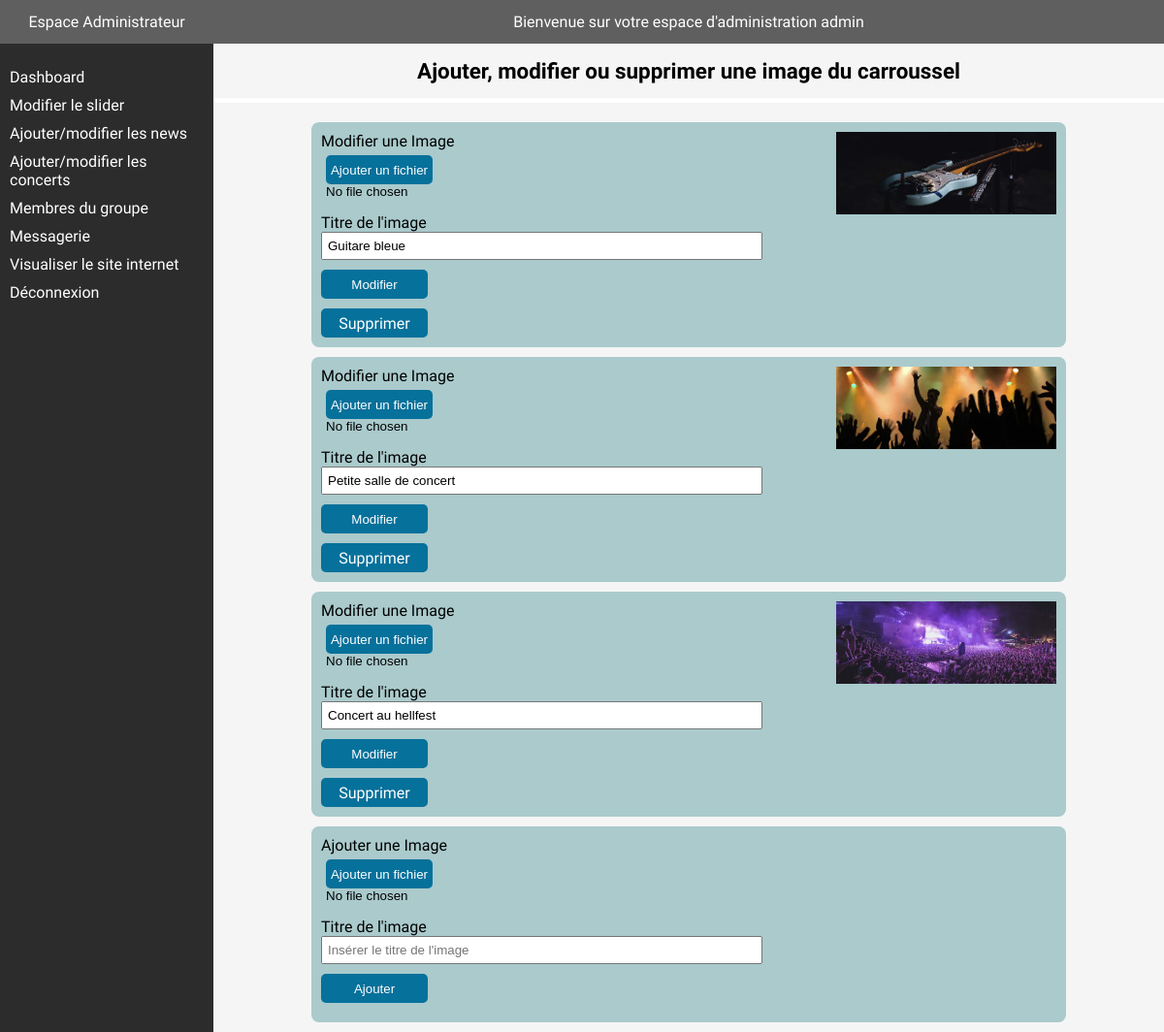
The app's page /indexAdmin.php?action=sliderPage (signed in) with its own data.
### tables this page shows
CREATE TABLE IF NOT EXISTS `slider` (
  `id` int(10) unsigned NOT NULL AUTO_INCREMENT,
  `slide` varchar(255) DEFAULT NULL,
  `title` varchar(100) DEFAULT NULL,
  PRIMARY KEY (`id`)
);

### app/Controllers/Controller.php (called while the page is built, shortened)
<?php
class Controller
{
    public function viewAdmin($viewName, $data = null, $error = null)
    {
        include('app/Views/administration/'.$viewName.'.php');
    }
}

### app/Controllers/AdminController.php (called while the page is built, shortened)
<?php
class AdminController extends Controller
{
    public function sliderPage($error){
        $getSlider = new \Projet\Models\slider();
        $getSlides = $getSlider->getSlides();
        $slides = $getSlides->fetchAll();
        $data = [
            'slides' => $slides,
            'error' => $error
        ];
        return $this->viewAdmin('slider',$data);
    }
}

### app/Models/Slider.php (called while the page is built, shortened)
<?php
class Slider extends Manager
{
    public function getSlides()
    {
        $bdd = $this->dbConnect();
        $req = $bdd->prepare('SELECT id, slide, title FROM slider');
        $req->execute();
        return $req;
    }
}

### app/Views/administration/slider.php (the view, shortened to what this page needs)
<?php include('app/Views/administration/layouts/header.php'); ?>
<main class="admin-content" >
    <?php include('app/Views/administration/layouts/sidebar.php'); ?>
    <section id="admin-sliders" >
        <h1>Ajouter, modifier ou supprimer une image du carroussel</h1>
        <?php if (isset($data)) { ?>
        <?php foreach ($data['slides'] as $slide) { ?>
        <div class="update-slider">
            <form class="slider-form" action="indexAdmin.php?action=updateSlider&id=<?= $slide['id']; ?>" method="POST"
                enctype="multipart/form-data">
                <p class="label-file">Modifier une Image</p>
                <input class="input-file" type="file" name="file" aria-label="Modifier une Image">
                <p>Titre de l'image</p>
                <input type="text" name="title" value="<?= $slide['title']; ?>" aria-label="Titre de l'image">
                <div class="slide-form-buttons">
                    <button class="admin-button" type="submit">Modifier</button>
                    <a class="admin-button"
                        href="indexAdmin.php?action=deleteSlide&id=<?= $slide['id']; ?>">Supprimer</a>
                </div>
            </form>
            <img class="admin-slider-image" src="<?= $slide['slide']; ?>" alt="<?= $slide['title']; ?>">
        </div>
        <?php }
            } ?>
        <div class="add-slide">
            <form class="slider-form" action="indexAdmin.php?action=addSlide" method="POST"
                enctype="multipart/form-data">
                <p class="label-file">Ajouter une Image</p>
                <input class="input-file" type="file" name="file" aria-label="Ajouter une Image">
                <p>Titre de l'image</p>
                <input type="text" name="title" placeholder="Insérer le titre de l'image" aria-label="Titre de l'image">
                <button class="admin-button" type="submit">Ajouter</button>
            </form>
        </div>
    </section>
</main>
<?php include('app/Views/administration/layouts/footer.php'); ?>

### app/Public/administration/css/style.css (style rules this page uses)
:root { --darkblue: rgb(6, 113, 155); --lightblue: rgb(11, 163, 223); --mediumgrey: #5f5f5f; --darkgrey: rgb(44, 44, 44); --vertgris: rgb(170, 202, 204); }
* { margin: 0; padding: 0; box-sizing: border-box; }
a { text-decoration: none; color: black; }
body { font-family: 'Fjalla One', arial, sans-serif; font-size: 16px; display: flex; flex-wrap: wrap; background-color: whitesmoke; }
h1, h2, h3 { margin-bottom: 20px; }
h1 { font-size: 1.4rem; text-align: center; margin-top: 15px; padding-bottom: 15px; border-bottom: thick solid white; }
section { margin-bottom: 30px; }
input, textarea { padding: 5px; }
.admin-button { height: 30px; border-radius: 5px; background-color: var(--darkblue); color: white; border: none; width: 110px; }
a.admin-button { display: flex; justify-content: center; align-items: center; }
.input-file::before { content: 'Ajouter un fichier'; color: white; height: 30px; width: 110px; display: flex; justify-content: center; align-items: center; background: var(--darkblue); border-radius: 5px; cursor: pointer; }
.admin-content { width: 100%; background-color: whitesmoke; }
#admin-sliders { width: 100%; margin: 0 auto; }
.update-slider { display: flex; justify-content: space-between; padding: 10px; background-color: var(--vertgris); border-radius: 8px; margin: 10px 5px; }
.admin-slider-image { width: 30%; height: 100%; }
.slider-form { width: 60%; display: flex; flex-direction: column; }
.slider-form input { margin-bottom: 10px; }
.slide-form-buttons { display: flex; flex-direction: column; }
.slider-form button { margin-bottom: 10px; }
.add-slide { margin-top: 20px; padding-left: 10px; background-color: var(--vertgris); margin: 0 5px; padding: 10px; border-radius: 8px; }
@media screen and (min-width:778px) { .admin-content { display: flex; background-color: whitesmoke; height: 100%; } }
@media screen and (min-width:778px) { .update-slider, .add-slide { min-width: 778px; width: 70%; margin: 10px auto; } }
@media screen and (min-width:778px) { .add-slide { align-items: flex-end; } }

### records on screen
slider: title "Guitare bleue", slide (picture)
slider: title "Petite salle de concert", slide (picture)
slider: title "Concert au hellfest", slide (picture)

### other values on screen
$_SESSION['firstname'] "admin"
